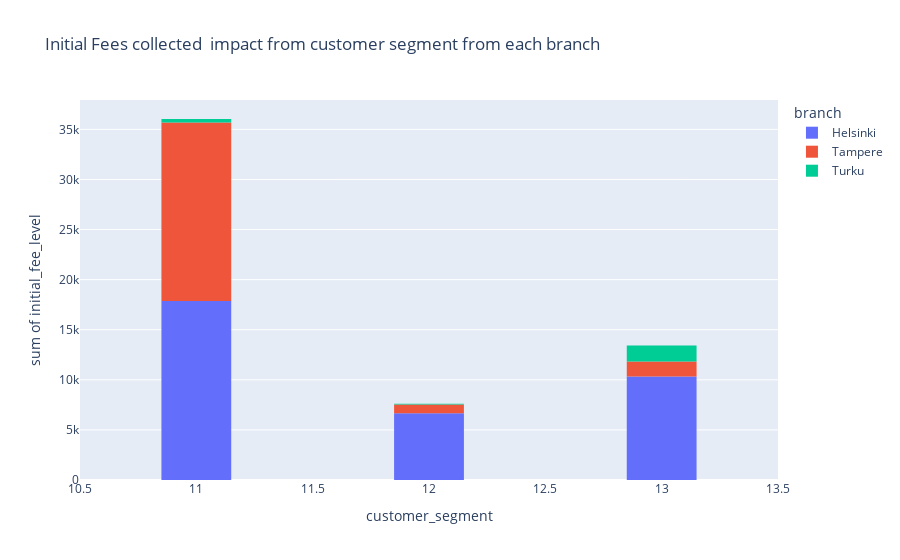

Notebook source saved alongside this figure:
### Code cell
#Which branch has the most of the customer segment from 

fig = px.histogram(clean_data, x='customer_segment', y='initial_fee_level', color='branch', title = "Initial Fees collected  impact from customer segment from each branch")
fig.update_layout(bargap=.7)
fig.show()

fig.write_html("graph/Initial Fees collected  impact from customer segment from each branch.html")
'''
Result - Helsinki is the biggest market followed by Tampere and then Turku
'''

### Figure 1 — Plotly figure (JSON) as saved in the notebook; plotly's stock layout.template omitted (floating-point values rounded to 4 significant figures; data arrays with more than 128 entries replaced by an {"elided": "..."} marker saying what was removed)
{"data": [{"alignmentgroup": "True", "bingroup": "x", "histfunc": "sum", "hovertemplate": "branch=Helsinki<br>customer_segment=%{x}<br>sum of initial_fee_level=%{y}<extra></extra>", "legendgroup": "Helsinki", "marker": {"color": "#636efa", "pattern": {"shape": ""}}, "name": "Helsinki", "offsetgroup": "Helsinki", "orientation": "v", "showlegend": true, "type": "histogram", "x": {"elided": "644 int values"}, "xaxis": "x", "y": {"elided": "644 float values"}, "yaxis": "y"}, {"alignmentgroup": "True", "bingroup": "x", "histfunc": "sum", "hovertemplate": "branch=Tampere<br>customer_segment=%{x}<br>sum of initial_fee_level=%{y}<extra></extra>", "legendgroup": "Tampere", "marker": {"color": "#EF553B", "pattern": {"shape": ""}}, "name": "Tampere", "offsetgroup": "Tampere", "orientation": "v", "showlegend": true, "type": "histogram", "x": {"elided": "168 int values"}, "xaxis": "x", "y": {"elided": "168 float values"}, "yaxis": "y"}, {"alignmentgroup": "True", "bingroup": "x", "histfunc": "sum", "hovertemplate": "branch=Turku<br>customer_segment=%{x}<br>sum of initial_fee_level=%{y}<extra></extra>", "legendgroup": "Turku", "marker": {"color": "#00cc96", "pattern": {"shape": ""}}, "name": "Turku", "offsetgroup": "Turku", "orientation": "v", "showlegend": true, "type": "histogram", "x": [13, 13, 13, 13, 13, 13, 13, 13, 13, 13, 13, 13, 13, 13, 13, 13, 13, 13, 13, 13, 13, 13, 11, 13, 13, 13, 13, 13, 13, 13, 13, 12, 12, 13, 13, 13, 13, 13, 13, 13, 11, 13, 13, 13, 13, 13, 13, 13, 13, 13, 13, 13, 13, 13, 13, 13, 12, 13, 13, 13, 13, 13, 13, 13, 13, 13, 13, 13, 13, 13, 13, 13, 13, 13, 13, 13, 13], "xaxis": "x", "y": [16.92, 58.25, 16.06, 15.76, 15.5, 15.76, 31, 15.5, 15.57, 48.3, 15.5, 15.5, 13.5, 15.47, 58.25, 31, 31, 15.5, 15.5, 15.5, 15.5, 31, 180, 15.5, 15.5, 15.5, 58.25, 15.5, 15.5, 15.5, 46.5, 24.7, 24.7, 46.5, 15.76, 15.76, 31, 15.5, 15.46, 13.72, 180, 15.47, 15.5, 15.5, 15.45, 15.5, 15.26, 15.5, 48.3, 15.5, 15.66, 15.5, 15.5, 15.5, 31, 15.5, 24.7, 15.47, 15.66, 13.5, 31, 16.27, 15.47, 15.48, 31, 15.47, 15.5, 15.5, 48.3, 15.5, 15.47, 58.25, 15.5, 13.9, 15.5, 58.25, 15.5], "yaxis": "y"}], "layout": {"bargap": 0.7, "barmode": "relative", "legend": {"title": {"text": "branch"}, "tracegroupgap": 0}, "title": {"text": "Initial Fees collected  impact from customer segment from each branch"}, "xaxis": {"anchor": "y", "domain": [0, 1], "title": {"text": "customer_segment"}}, "yaxis": {"anchor": "x", "domain": [0, 1], "title": {"text": "sum of initial_fee_level"}}}}
